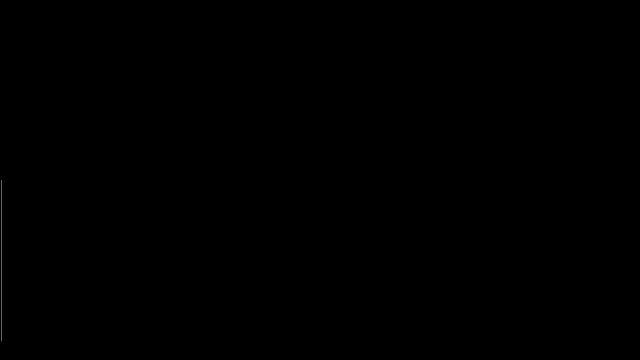
Frame 1 (no input)
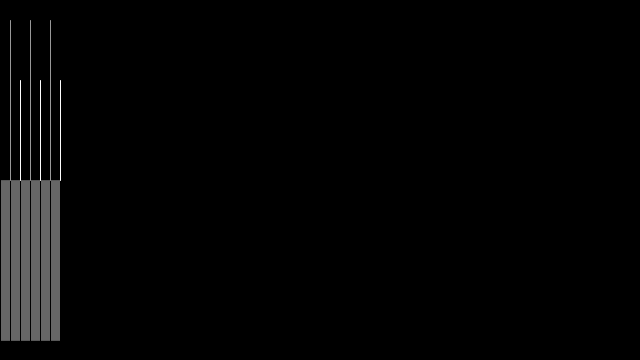
Frame 60 (the mouse pressed at the canvas centre just before this capture)
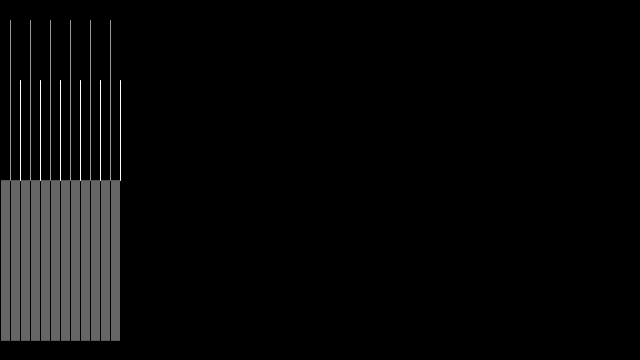
Frame 120 (the mouse held since frame 60 and released just before this capture)

The Processing sketch that drew these frames (run headless with seeded random() and noise(); from frame 60 on, the mouse is pressed at the canvas centre):

// Processing sketch: cond
// ── cond.pde
/**
 * Conditionals 2. 
 * 
 * We extend the language of conditionals from the previous
 * example by adding the keyword "else". This allows conditionals 
 * to ask two or more sequential questions, each with a different
 * action. 
 */
 
 int j = 0; 
 
void setup() {  
  size(640, 360);
  background(0);
  
}

void draw() {
  j++;
  int i = j;
    // If 'i' divides by 20 with no remainder
    if ((i % 20) == 0) {
      stroke(255);
      line(i, 80, i, height/2);
      // If 'i' divides by 10 with no remainder
    } else if ((i % 10) == 0) {
      stroke(153);
      line(i, 20, i, 180); 
      // If neither of the above two conditions are met
      // then draw this line
    } else {  
      stroke(102);
      line(i, height/2, i, height-20);
    }
  if (j > width) {
    j = 0; 
  }
}
